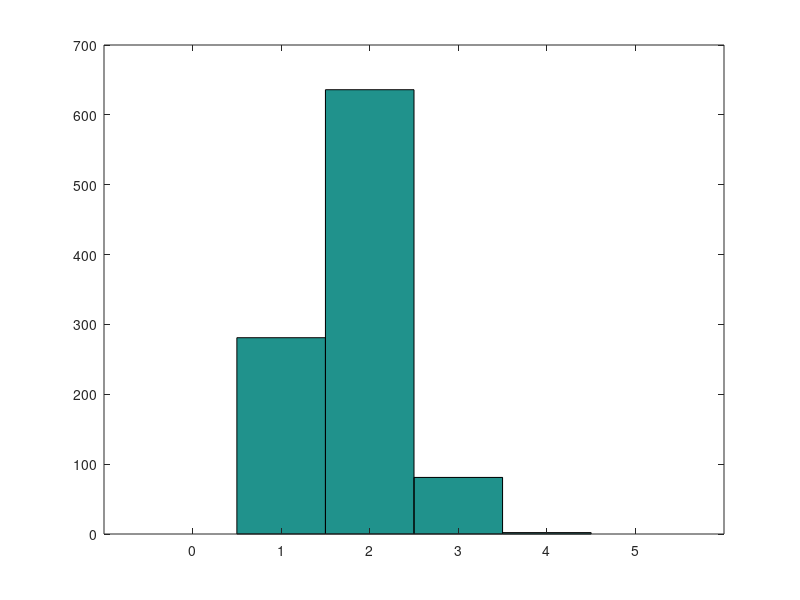

Source code (MATLAB):
% testing what is a 'significant peak' in the raster to count a simulated
% neuron as firing during a particular syllable; 

nSyl = 5; % number of syllables of that type in bout; 
m = 10; % number of timebins in that syllable; 
nBurst = 1; % number of bursts/syllable; 

for iter = 1:1000; 
    simShuff = zeros(nSyl,m); 
    for i = 1:nSyl;
        tmp = randperm(m); 
        simShuff(i,tmp(1)) = 1; 
    end

    raster = sum(simShuff);
    M(iter) = max(raster); 
end
figure; hist(M, 0:5)
